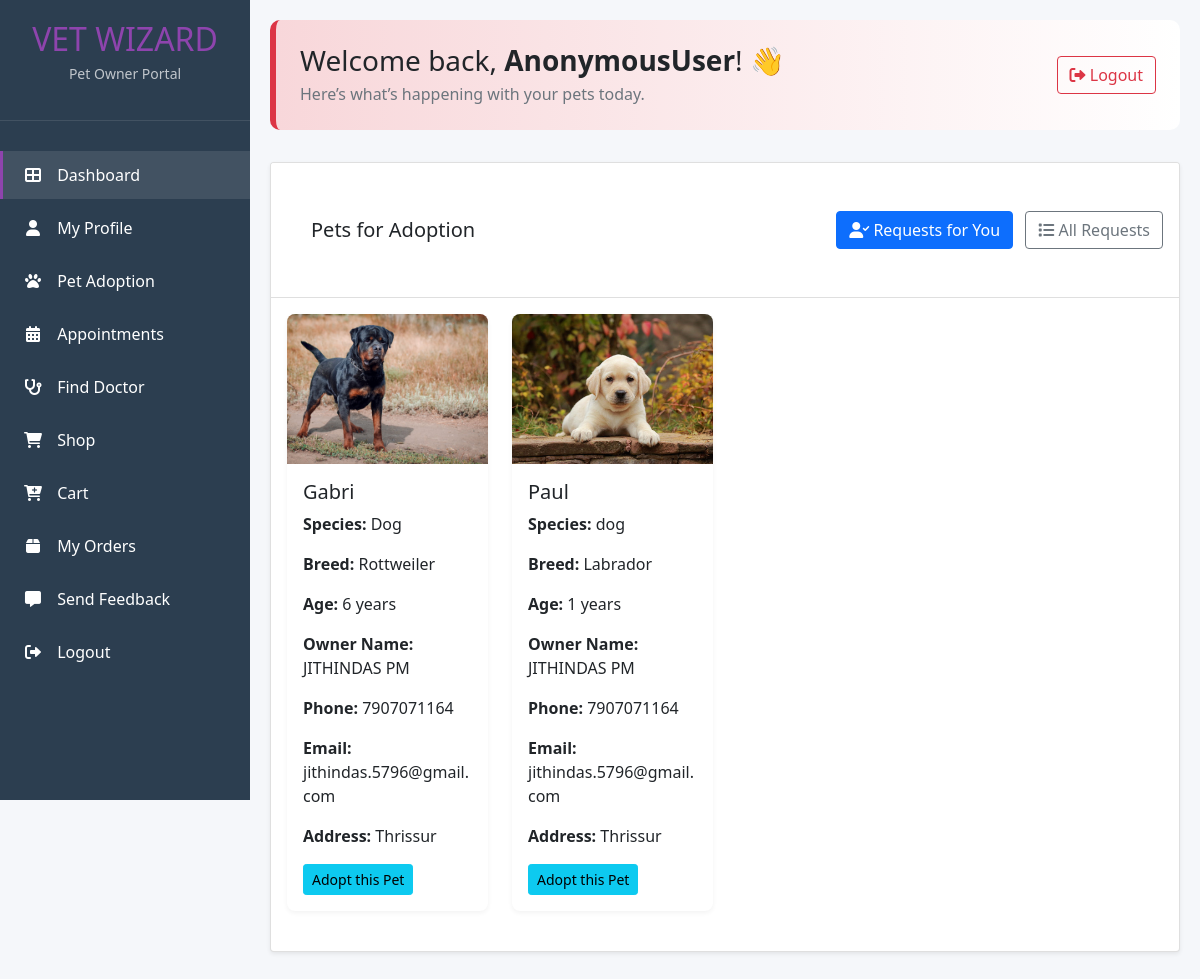
/user/adoption, run on an earlier commit of the app's database.
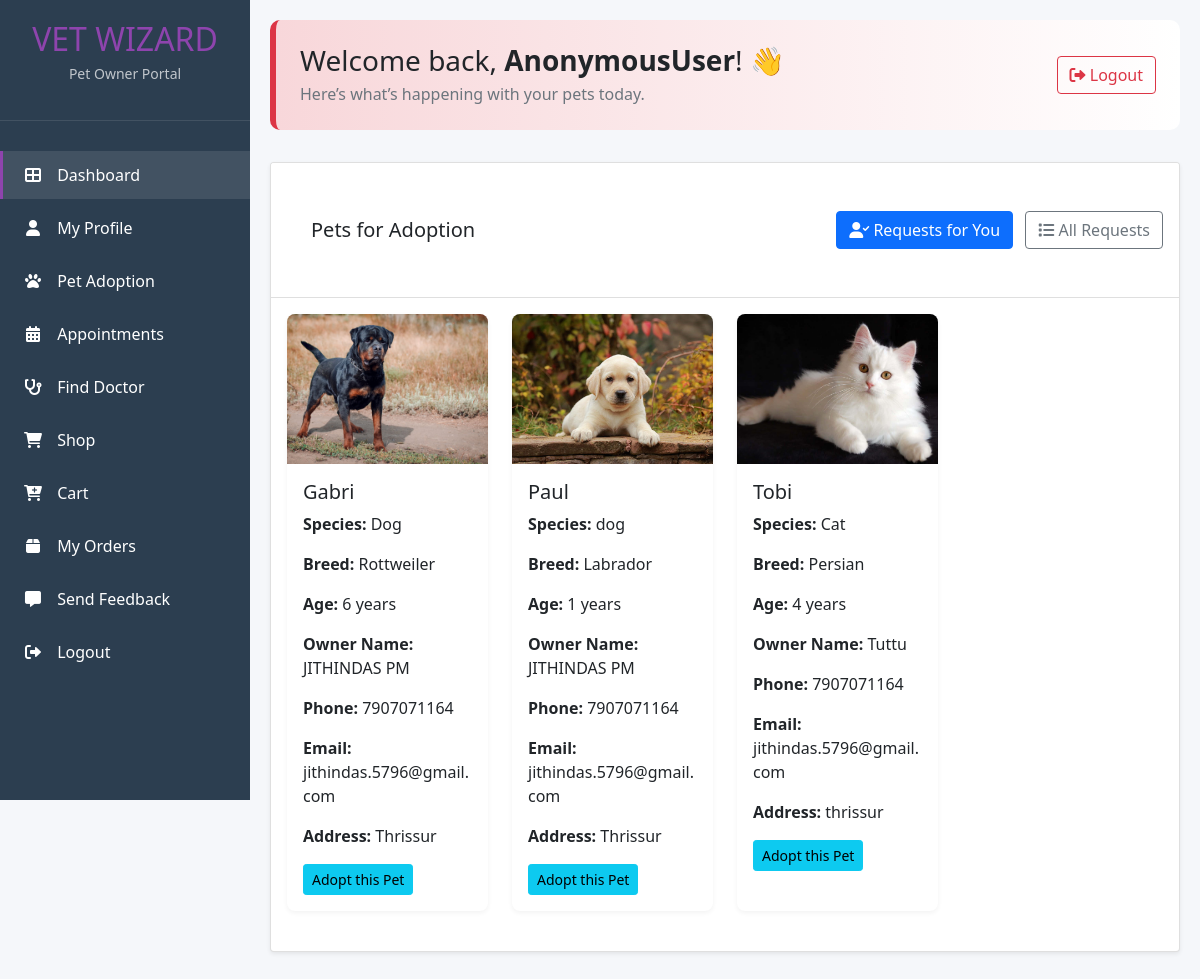
And on a later commit of the database.
### user/models.py (models this page shows, shortened)
class Pet(models.Model):
    owner = models.CharField(max_length=100)
    name = models.CharField(max_length=100)
    species = models.CharField(max_length=30)  # Dog, Cat
    breed = models.CharField(max_length=50)
    age = models.PositiveIntegerField()
    pet_picture = models.ImageField(upload_to='pet_images', blank=True, null=True)
    adopt=models.BooleanField(default=False)

class PetOwner_Profile(models.Model):
    user = models.ForeignKey(settings.AUTH_USER_MODEL, on_delete=models.CASCADE, related_name='user')
    full_name = models.CharField(max_length=100)
    email = models.EmailField()
    phone_number = models.CharField(max_length=10)
    address = models.TextField()
    profile_picture = models.ImageField(upload_to='images', blank=True, null=True)

### user/views.py (the view)
# urls.py: path('adoption', Adoption_View.as_view(), name='adoption'),
class Adoption_View(View):
    def get(self, request):
        pets = Pet.objects.filter(adopt=True).exclude(owner=request.user)
        pet_with_owners = []
        User = get_user_model()
        for pet in pets:
            try:
                user = User.objects.get(username=pet.owner)
                owner_profile = PetOwner_Profile.objects.get(user=user)
            except (User.DoesNotExist, PetOwner_Profile.DoesNotExist):
                owner_profile = None
            pet_with_owners.append({
                'pet': pet,
                'owner': owner_profile
            })
        return render(request, 'adopt.html', {'pet_with_owners': pet_with_owners})

### user/templates/adopt.html (shortened to what this page needs)
{% extends 'user.html' %}
{% load static %}
{% block content %}
<div class="welcome-card d-flex justify-content-between align-items-center">
    <div>
        <h3 class="mb-1">Welcome back, <strong>{{ request.user }}</strong>! 👋</h3>
        <p class="text-muted mb-0">Here’s what’s happening with your pets today.</p>
    </div>
    <a class="btn btn-outline-danger" href="{% url 'logout' %}">
        <i class="fas fa-sign-out-alt"></i> Logout
    </a>
</div>
<div class="card mb-4 shadow-sm">
    <div class="card-header bg-white d-flex justify-content-between align-items-center py-3">
        <h5 class="mb-0 ms-4">Pets for Adoption</h5>
        <div style="text-align: center; margin: 2rem 0;">
            <a href="{% url 'adoption_requests' %}" class="btn btn-primary me-2">
                <i class="fas fa-user-check"></i> Requests for You
            </a>
            <a href="{% url 'my_adoption_requests' %}" class="btn btn-outline-secondary">
                <i class="fas fa-list"></i> All Requests
            </a>
        </div>
    </div>
    <div class="card-body">
        <div class="row">
            {% if pet_with_owners %}
    {% for item in pet_with_owners %}
        {% with pet=item.pet owner=item.owner %}
        <div class="col-xl-3 col-lg-4 col-md-6 mb-4">
            <div class="pet-card">
                <div class="pet-image">
                    {% if pet.pet_picture %}
                        <img src="{{ pet.pet_picture.url }}" alt="{{ pet.name }}" class="img-fluid">
                    {% else %}
                        <img src="{% static 'default_pet.png' %}" alt="{{ pet.name }}" class="img-fluid">
                    {% endif %}
                </div>
                <div class="card-body">
                    <h5 class="card-title">{{ pet.name }}</h5>
                    <p><strong>Species:</strong> {{ pet.species }}</p>
                    <p><strong>Breed:</strong> {{ pet.breed }}</p>
                    <p><strong>Age:</strong> {{ pet.age }} years</p>
                    {% if owner %}
                        <p><strong>Owner Name:</strong> {{ owner.full_name }}</p>
                        <p><strong>Phone:</strong> {{ owner.phone_number }}</p>
                        <p><strong>Email:</strong> {{ owner.email }}</p>
                        <p><strong>Address:</strong> {{ owner.address }}</p>
                    {% else %}
                        <p><em>Owner information not available</em></p>
                    {% endif %}
                    {% if pet.adopt %}
    <a href="{% url 'adopter_details' pet.id %}" class="btn btn-sm btn-info">Adopt this Pet</a>
{% endif %}
                </div>
            </div>
        </div>
        {% endwith %}
    {% endfor %}
{% else %}
    <div class="col-12">
        <div class="alert alert-info text-center py-5" role="alert">
            No pets added yet. Click "Add New Pet" to get started.
        </div>
    </div>
{% endif %}
        </div>
    </div>
</div>
{% endblock %}

What changed in the data, as far as the page shows it:
added Pet: pet.pet_picture (picture), pet.name "Tobi", pet.species "Cat", pet.breed "Persian", pet.age "4", owner.full_name "Tuttu", owner.phone_number "7907071164", owner.email "jithindas.5796@gmail.com", owner.address "thrissur", adopt "Adopt this Pet"
